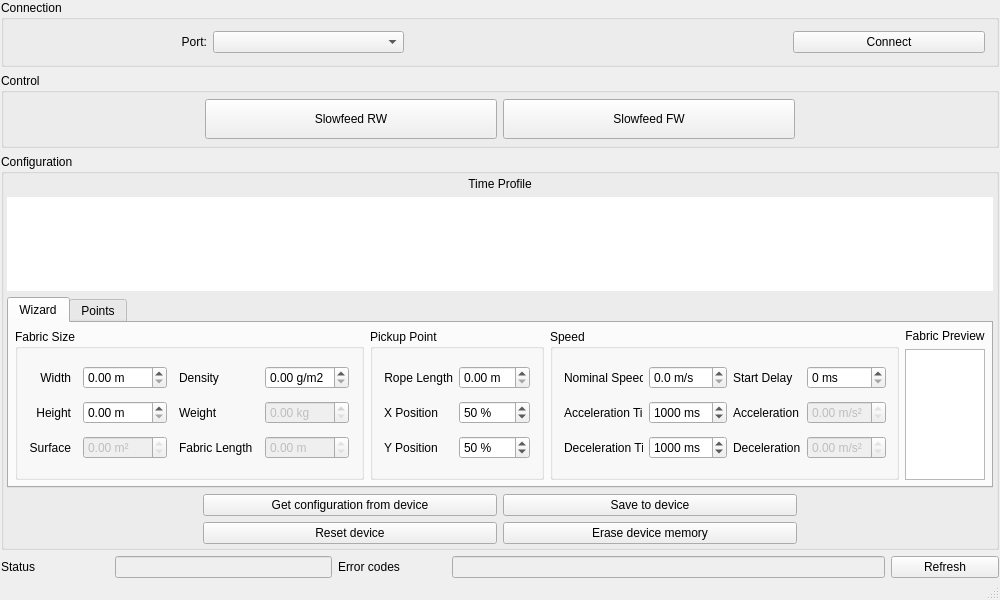
<?xml version="1.0" encoding="UTF-8"?>
<ui version="4.0">
 <class>MainWindow</class>
 <widget class="QMainWindow" name="MainWindow">
  <property name="windowModality">
   <enum>Qt::NonModal</enum>
  </property>
  <property name="enabled">
   <bool>true</bool>
  </property>
  <property name="geometry">
   <rect>
    <x>0</x>
    <y>0</y>
    <width>1000</width>
    <height>600</height>
   </rect>
  </property>
  <property name="minimumSize">
   <size>
    <width>1000</width>
    <height>541</height>
   </size>
  </property>
  <property name="palette">
   <palette>
    <active/>
    <inactive/>
    <disabled/>
   </palette>
  </property>
  <property name="windowTitle">
   <string>MainWindow</string>
  </property>
  <property name="styleSheet">
   <string notr="true"/>
  </property>
  <widget class="QWidget" name="centralWidget">
   <property name="sizePolicy">
    <sizepolicy hsizetype="Minimum" vsizetype="Minimum">
     <horstretch>0</horstretch>
     <verstretch>0</verstretch>
    </sizepolicy>
   </property>
   <layout class="QGridLayout" name="gridLayout_3">
    <property name="leftMargin">
     <number>0</number>
    </property>
    <property name="topMargin">
     <number>0</number>
    </property>
    <property name="rightMargin">
     <number>0</number>
    </property>
    <property name="bottomMargin">
     <number>0</number>
    </property>
    <item row="0" column="0">
     <layout class="QVBoxLayout" name="mainLayout">
      <property name="leftMargin">
       <number>1</number>
      </property>
      <property name="rightMargin">
       <number>1</number>
      </property>
      <item>
       <widget class="QGroupBox" name="connectionGroup">
        <property name="title">
         <string>Connection</string>
        </property>
        <layout class="QHBoxLayout" name="horizontalLayout" stretch="1,1,2,1">
         <item>
          <widget class="QLabel" name="portLabel">
           <property name="minimumSize">
            <size>
             <width>42</width>
             <height>13</height>
            </size>
           </property>
           <property name="text">
            <string>Port:</string>
           </property>
           <property name="alignment">
            <set>Qt::AlignRight|Qt::AlignTrailing|Qt::AlignVCenter</set>
           </property>
          </widget>
         </item>
         <item>
          <widget class="QComboBox" name="portCombo"/>
         </item>
         <item>
          <spacer name="horizontalSpacer">
           <property name="orientation">
            <enum>Qt::Horizontal</enum>
           </property>
           <property name="sizeType">
            <enum>QSizePolicy::Minimum</enum>
           </property>
           <property name="sizeHint" stdset="0">
            <size>
             <width>154</width>
             <height>20</height>
            </size>
           </property>
          </spacer>
         </item>
         <item>
          <widget class="QPushButton" name="connectButton">
           <property name="text">
            <string>Connect</string>
           </property>
          </widget>
         </item>
        </layout>
       </widget>
      </item>
      <item>
       <widget class="QGroupBox" name="controlGroup">
        <property name="minimumSize">
         <size>
          <width>0</width>
          <height>0</height>
         </size>
        </property>
        <property name="title">
         <string>Control</string>
        </property>
        <layout class="QHBoxLayout" name="horizontalLayout_2" stretch="2,3,3,2">
         <property name="leftMargin">
          <number>6</number>
         </property>
         <property name="topMargin">
          <number>6</number>
         </property>
         <property name="rightMargin">
          <number>6</number>
         </property>
         <property name="bottomMargin">
          <number>6</number>
         </property>
         <item>
          <spacer name="horizontalSpacer_2">
           <property name="orientation">
            <enum>Qt::Horizontal</enum>
           </property>
           <property name="sizeHint" stdset="0">
            <size>
             <width>40</width>
             <height>20</height>
            </size>
           </property>
          </spacer>
         </item>
         <item>
          <widget class="QPushButton" name="slowfeedRewindButton">
           <property name="sizePolicy">
            <sizepolicy hsizetype="Minimum" vsizetype="Fixed">
             <horstretch>0</horstretch>
             <verstretch>0</verstretch>
            </sizepolicy>
           </property>
           <property name="minimumSize">
            <size>
             <width>0</width>
             <height>40</height>
            </size>
           </property>
           <property name="text">
            <string>Slowfeed RW</string>
           </property>
           <property name="checkable">
            <bool>false</bool>
           </property>
           <property name="flat">
            <bool>false</bool>
           </property>
          </widget>
         </item>
         <item>
          <widget class="QPushButton" name="slowfeedForwardButton">
           <property name="minimumSize">
            <size>
             <width>0</width>
             <height>40</height>
            </size>
           </property>
           <property name="text">
            <string>Slowfeed FW</string>
           </property>
          </widget>
         </item>
         <item>
          <spacer name="horizontalSpacer_3">
           <property name="orientation">
            <enum>Qt::Horizontal</enum>
           </property>
           <property name="sizeHint" stdset="0">
            <size>
             <width>40</width>
             <height>20</height>
            </size>
           </property>
          </spacer>
         </item>
        </layout>
       </widget>
      </item>
      <item>
       <widget class="QGroupBox" name="configGroup">
        <property name="sizePolicy">
         <sizepolicy hsizetype="MinimumExpanding" vsizetype="Preferred">
          <horstretch>0</horstretch>
          <verstretch>0</verstretch>
         </sizepolicy>
        </property>
        <property name="minimumSize">
         <size>
          <width>850</width>
          <height>0</height>
         </size>
        </property>
        <property name="title">
         <string>Configuration</string>
        </property>
        <layout class="QVBoxLayout" name="verticalLayout">
         <property name="leftMargin">
          <number>3</number>
         </property>
         <property name="topMargin">
          <number>3</number>
         </property>
         <property name="rightMargin">
          <number>3</number>
         </property>
         <property name="bottomMargin">
          <number>3</number>
         </property>
         <item>
          <layout class="QGridLayout" name="gridLayout_7" rowstretch="0,0">
           <property name="horizontalSpacing">
            <number>6</number>
           </property>
           <item row="0" column="0">
            <widget class="QLabel" name="label">
             <property name="sizePolicy">
              <sizepolicy hsizetype="Preferred" vsizetype="Preferred">
               <horstretch>0</horstretch>
               <verstretch>0</verstretch>
              </sizepolicy>
             </property>
             <property name="text">
              <string>Time Profile</string>
             </property>
             <property name="alignment">
              <set>Qt::AlignCenter</set>
             </property>
            </widget>
           </item>
           <item row="1" column="0">
            <widget class="QGraphicsView" name="profileView">
             <property name="sizePolicy">
              <sizepolicy hsizetype="MinimumExpanding" vsizetype="MinimumExpanding">
               <horstretch>0</horstretch>
               <verstretch>0</verstretch>
              </sizepolicy>
             </property>
             <property name="layoutDirection">
              <enum>Qt::LeftToRight</enum>
             </property>
             <property name="styleSheet">
              <string notr="true"/>
             </property>
             <property name="frameShape">
              <enum>QFrame::NoFrame</enum>
             </property>
             <property name="frameShadow">
              <enum>QFrame::Plain</enum>
             </property>
             <property name="lineWidth">
              <number>2</number>
             </property>
             <property name="verticalScrollBarPolicy">
              <enum>Qt::ScrollBarAlwaysOff</enum>
             </property>
             <property name="horizontalScrollBarPolicy">
              <enum>Qt::ScrollBarAlwaysOff</enum>
             </property>
             <property name="sizeAdjustPolicy">
              <enum>QAbstractScrollArea::AdjustToContents</enum>
             </property>
             <property name="sceneRect">
              <rectf>
               <x>0.000000000000000</x>
               <y>0.000000000000000</y>
               <width>0.000000000000000</width>
               <height>0.000000000000000</height>
              </rectf>
             </property>
             <property name="alignment">
              <set>Qt::AlignBottom|Qt::AlignLeading|Qt::AlignLeft</set>
             </property>
             <property name="renderHints">
              <set>QPainter::Antialiasing|QPainter::HighQualityAntialiasing|QPainter::SmoothPixmapTransform|QPainter::TextAntialiasing</set>
             </property>
             <property name="resizeAnchor">
              <enum>QGraphicsView::AnchorViewCenter</enum>
             </property>
            </widget>
           </item>
          </layout>
         </item>
         <item>
          <layout class="QHBoxLayout" name="horizontalLayout_4">
           <property name="bottomMargin">
            <number>0</number>
           </property>
           <item>
            <widget class="QTabWidget" name="tabWidget">
             <property name="sizePolicy">
              <sizepolicy hsizetype="Expanding" vsizetype="MinimumExpanding">
               <horstretch>0</horstretch>
               <verstretch>0</verstretch>
              </sizepolicy>
             </property>
             <property name="minimumSize">
              <size>
               <width>0</width>
               <height>50</height>
              </size>
             </property>
             <property name="currentIndex">
              <number>0</number>
             </property>
             <widget class="QWidget" name="wizardTab">
              <property name="sizePolicy">
               <sizepolicy hsizetype="Preferred" vsizetype="MinimumExpanding">
                <horstretch>0</horstretch>
                <verstretch>0</verstretch>
               </sizepolicy>
              </property>
              <property name="minimumSize">
               <size>
                <width>0</width>
                <height>100</height>
               </size>
              </property>
              <property name="accessibleName">
               <string/>
              </property>
              <attribute name="title">
               <string>Wizard</string>
              </attribute>
              <layout class="QGridLayout" name="gridLayout_8">
               <property name="leftMargin">
                <number>6</number>
               </property>
               <property name="topMargin">
                <number>6</number>
               </property>
               <property name="rightMargin">
                <number>6</number>
               </property>
               <property name="bottomMargin">
                <number>6</number>
               </property>
               <property name="spacing">
                <number>6</number>
               </property>
               <item row="0" column="6">
                <widget class="QLabel" name="label_2">
                 <property name="text">
                  <string>Fabric Preview</string>
                 </property>
                 <property name="alignment">
                  <set>Qt::AlignCenter</set>
                 </property>
                </widget>
               </item>
               <item row="1" column="6">
                <widget class="QGraphicsView" name="fabricView">
                 <property name="lineWidth">
                  <number>2</number>
                 </property>
                 <property name="verticalScrollBarPolicy">
                  <enum>Qt::ScrollBarAlwaysOff</enum>
                 </property>
                 <property name="horizontalScrollBarPolicy">
                  <enum>Qt::ScrollBarAlwaysOff</enum>
                 </property>
                 <property name="sizeAdjustPolicy">
                  <enum>QAbstractScrollArea::AdjustToContents</enum>
                 </property>
                </widget>
               </item>
               <item row="0" column="5" rowspan="2">
                <widget class="QGroupBox" name="speedGroupBox">
                 <property name="minimumSize">
                  <size>
                   <width>0</width>
                   <height>100</height>
                  </size>
                 </property>
                 <property name="title">
                  <string>Speed</string>
                 </property>
                 <layout class="QGridLayout" name="_2">
                  <item row="2" column="0">
                   <widget class="QLabel" name="decelerationTimeLabel">
                    <property name="text">
                     <string>Deceleration Time</string>
                    </property>
                   </widget>
                  </item>
                  <item row="2" column="2">
                   <widget class="QLabel" name="decelerationLabel">
                    <property name="text">
                     <string>Deceleration</string>
                    </property>
                   </widget>
                  </item>
                  <item row="2" column="3">
                   <widget class="QDoubleSpinBox" name="decelerationDoubleSpinBox">
                    <property name="enabled">
                     <bool>false</bool>
                    </property>
                    <property name="readOnly">
                     <bool>true</bool>
                    </property>
                    <property name="suffix">
                     <string> m/s²</string>
                    </property>
                   </widget>
                  </item>
                  <item row="1" column="3">
                   <widget class="QDoubleSpinBox" name="accelerationDoubleSpinBox">
                    <property name="enabled">
                     <bool>false</bool>
                    </property>
                    <property name="readOnly">
                     <bool>true</bool>
                    </property>
                    <property name="suffix">
                     <string> m/s²</string>
                    </property>
                   </widget>
                  </item>
                  <item row="1" column="2">
                   <widget class="QLabel" name="accelerationLabel">
                    <property name="text">
                     <string>Acceleration</string>
                    </property>
                   </widget>
                  </item>
                  <item row="1" column="0">
                   <widget class="QLabel" name="accelerationTimeLabel">
                    <property name="text">
                     <string>Acceleration Time</string>
                    </property>
                   </widget>
                  </item>
                  <item row="0" column="0">
                   <widget class="QLabel" name="nominalSpeedLabel">
                    <property name="text">
                     <string>Nominal Speed</string>
                    </property>
                   </widget>
                  </item>
                  <item row="0" column="1">
                   <widget class="QDoubleSpinBox" name="nominalSpeedDoubleSpinBox">
                    <property name="suffix">
                     <string> m/s</string>
                    </property>
                    <property name="decimals">
                     <number>1</number>
                    </property>
                    <property name="maximum">
                     <double>50.000000000000000</double>
                    </property>
                   </widget>
                  </item>
                  <item row="0" column="2">
                   <widget class="QLabel" name="startDelayLabel">
                    <property name="text">
                     <string>Start Delay</string>
                    </property>
                   </widget>
                  </item>
                  <item row="0" column="3">
                   <widget class="QSpinBox" name="startDelaySpinBox">
                    <property name="suffix">
                     <string> ms</string>
                    </property>
                    <property name="maximum">
                     <number>10000</number>
                    </property>
                    <property name="singleStep">
                     <number>50</number>
                    </property>
                   </widget>
                  </item>
                  <item row="2" column="1">
                   <widget class="QSpinBox" name="decelerationTimeSpinBox">
                    <property name="suffix">
                     <string> ms</string>
                    </property>
                    <property name="minimum">
                     <number>1</number>
                    </property>
                    <property name="maximum">
                     <number>10000</number>
                    </property>
                    <property name="singleStep">
                     <number>100</number>
                    </property>
                    <property name="value">
                     <number>1000</number>
                    </property>
                   </widget>
                  </item>
                  <item row="1" column="1">
                   <widget class="QSpinBox" name="accelerationTimeSpinBox">
                    <property name="suffix">
                     <string> ms</string>
                    </property>
                    <property name="minimum">
                     <number>1</number>
                    </property>
                    <property name="maximum">
                     <number>10000</number>
                    </property>
                    <property name="singleStep">
                     <number>100</number>
                    </property>
                    <property name="value">
                     <number>1000</number>
                    </property>
                   </widget>
                  </item>
                 </layout>
                </widget>
               </item>
               <item row="0" column="4" rowspan="2">
                <widget class="QGroupBox" name="pickupPointGroupBox">
                 <property name="minimumSize">
                  <size>
                   <width>0</width>
                   <height>100</height>
                  </size>
                 </property>
                 <property name="title">
                  <string>Pickup Point</string>
                 </property>
                 <layout class="QGridLayout" name="gridLayout_4">
                  <property name="horizontalSpacing">
                   <number>6</number>
                  </property>
                  <item row="0" column="0">
                   <widget class="QLabel" name="cableLengthLabel">
                    <property name="text">
                     <string>Rope Length</string>
                    </property>
                    <property name="alignment">
                     <set>Qt::AlignRight|Qt::AlignTrailing|Qt::AlignVCenter</set>
                    </property>
                   </widget>
                  </item>
                  <item row="0" column="1">
                   <widget class="QDoubleSpinBox" name="cableLengthDoubleSpinBox">
                    <property name="suffix">
                     <string> m</string>
                    </property>
                    <property name="maximum">
                     <double>50.000000000000000</double>
                    </property>
                   </widget>
                  </item>
                  <item row="1" column="0">
                   <widget class="QLabel" name="pickupPointXLabel">
                    <property name="text">
                     <string>X Position</string>
                    </property>
                   </widget>
                  </item>
                  <item row="1" column="1">
                   <widget class="QSpinBox" name="pickupPointXSpinBox">
                    <property name="suffix">
                     <string> %</string>
                    </property>
                    <property name="prefix">
                     <string/>
                    </property>
                    <property name="maximum">
                     <number>100</number>
                    </property>
                    <property name="singleStep">
                     <number>5</number>
                    </property>
                    <property name="value">
                     <number>50</number>
                    </property>
                   </widget>
                  </item>
                  <item row="2" column="0">
                   <widget class="QLabel" name="pickupPointYLabel">
                    <property name="text">
                     <string>Y Position</string>
                    </property>
                   </widget>
                  </item>
                  <item row="2" column="1">
                   <widget class="QSpinBox" name="pickupPointYSpinBox">
                    <property name="suffix">
                     <string> %</string>
                    </property>
                    <property name="maximum">
                     <number>100</number>
                    </property>
                    <property name="singleStep">
                     <number>5</number>
                    </property>
                    <property name="value">
                     <number>50</number>
                    </property>
                   </widget>
                  </item>
                 </layout>
                </widget>
               </item>
               <item row="0" column="1" rowspan="2">
                <widget class="QGroupBox" name="fabricSizeGroupBox">
                 <property name="title">
                  <string>Fabric Size</string>
                 </property>
                 <layout class="QGridLayout" name="gridLayout_2" columnstretch="1,1,1,1">
                  <property name="horizontalSpacing">
                   <number>12</number>
                  </property>
                  <property name="verticalSpacing">
                   <number>6</number>
                  </property>
                  <item row="0" column="2">
                   <widget class="QLabel" name="fabricGrammageLabel">
                    <property name="text">
                     <string>Density</string>
                    </property>
                   </widget>
                  </item>
                  <item row="0" column="0">
                   <widget class="QLabel" name="fabricWidthLabel">
                    <property name="text">
                     <string>Width</string>
                    </property>
                    <property name="alignment">
                     <set>Qt::AlignRight|Qt::AlignTrailing|Qt::AlignVCenter</set>
                    </property>
                   </widget>
                  </item>
                  <item row="0" column="1">
                   <widget class="QDoubleSpinBox" name="fabricWidthDoubleSpinBox">
                    <property name="suffix">
                     <string> m</string>
                    </property>
                    <property name="maximum">
                     <double>50.000000000000000</double>
                    </property>
                   </widget>
                  </item>
                  <item row="2" column="0">
                   <widget class="QLabel" name="fabricSurfaceLabel">
                    <property name="text">
                     <string>Surface</string>
                    </property>
                    <property name="alignment">
                     <set>Qt::AlignRight|Qt::AlignTrailing|Qt::AlignVCenter</set>
                    </property>
                   </widget>
                  </item>
                  <item row="1" column="0">
                   <widget class="QLabel" name="fabricHeighLabel">
                    <property name="text">
                     <string>Height</string>
                    </property>
                    <property name="alignment">
                     <set>Qt::AlignRight|Qt::AlignTrailing|Qt::AlignVCenter</set>
                    </property>
                   </widget>
                  </item>
                  <item row="1" column="1">
                   <widget class="QDoubleSpinBox" name="fabricHeightDoubleSpinBox">
                    <property name="suffix">
                     <string> m</string>
                    </property>
                    <property name="maximum">
                     <double>50.000000000000000</double>
                    </property>
                   </widget>
                  </item>
                  <item row="2" column="1">
                   <widget class="QDoubleSpinBox" name="fabricSurfaceDoubleSpinBox">
                    <property name="enabled">
                     <bool>false</bool>
                    </property>
                    <property name="readOnly">
                     <bool>true</bool>
                    </property>
                    <property name="suffix">
                     <string> m²</string>
                    </property>
                    <property name="decimals">
                     <number>2</number>
                    </property>
                    <property name="maximum">
                     <double>2500.000000000000000</double>
                    </property>
                    <property name="singleStep">
                     <double>10.000000000000000</double>
                    </property>
                   </widget>
                  </item>
                  <item row="0" column="3">
                   <widget class="QDoubleSpinBox" name="fabricDensityDoubleSpinBox">
                    <property name="suffix">
                     <string> g/m2</string>
                    </property>
                    <property name="maximum">
                     <double>999.899999999999977</double>
                    </property>
                   </widget>
                  </item>
                  <item row="1" column="3">
                   <widget class="QDoubleSpinBox" name="fabricWeightDoubleSpinBox">
                    <property name="enabled">
                     <bool>false</bool>
                    </property>
                    <property name="suffix">
                     <string> kg</string>
                    </property>
                   </widget>
                  </item>
                  <item row="1" column="2">
                   <widget class="QLabel" name="fabricWeightLabel">
                    <property name="text">
                     <string>Weight</string>
                    </property>
                   </widget>
                  </item>
                  <item row="2" column="3">
                   <widget class="QDoubleSpinBox" name="fabricLengthDoubleSpinBox">
                    <property name="enabled">
                     <bool>false</bool>
                    </property>
                    <property name="readOnly">
                     <bool>true</bool>
                    </property>
                    <property name="suffix">
                     <string> m</string>
                    </property>
                    <property name="decimals">
                     <number>2</number>
                    </property>
                    <property name="maximum">
                     <double>100.000000000000000</double>
                    </property>
                    <property name="singleStep">
                     <double>10.000000000000000</double>
                    </property>
                   </widget>
                  </item>
                  <item row="2" column="2">
                   <widget class="QLabel" name="fabricLengthLabel">
                    <property name="text">
                     <string>Fabric Length</string>
                    </property>
                   </widget>
                  </item>
                 </layout>
                </widget>
               </item>
              </layout>
             </widget>
             <widget class="QWidget" name="pointsTab">
              <attribute name="title">
               <string>Points</string>
              </attribute>
              <layout class="QGridLayout" name="gridLayout">
               <item row="0" column="0">
                <widget class="QLabel" name="x1Label">
                 <property name="layoutDirection">
                  <enum>Qt::LeftToRight</enum>
                 </property>
                 <property name="text">
                  <string>Start time</string>
                 </property>
                 <property name="alignment">
                  <set>Qt::AlignRight|Qt::AlignTrailing|Qt::AlignVCenter</set>
                 </property>
                </widget>
               </item>
               <item row="0" column="1">
                <widget class="QSpinBox" name="x1SpinBox">
                 <property name="styleSheet">
                  <string notr="true"/>
                 </property>
                 <property name="suffix">
                  <string extracomment="milliseconds"> ms</string>
                 </property>
                 <property name="maximum">
                  <number>20000</number>
                 </property>
                 <property name="singleStep">
                  <number>100</number>
                 </property>
                </widget>
               </item>
               <item row="1" column="0">
                <widget class="QLabel" name="x2Label">
                 <property name="text">
                  <string>X time</string>
                 </property>
                 <property name="alignment">
                  <set>Qt::AlignRight|Qt::AlignTrailing|Qt::AlignVCenter</set>
                 </property>
                </widget>
               </item>
               <item row="1" column="1">
                <widget class="QSpinBox" name="x2SpinBox">
                 <property name="suffix">
                  <string extracomment="milliseconds"> ms</string>
                 </property>
                 <property name="maximum">
                  <number>20000</number>
                 </property>
                 <property name="singleStep">
                  <number>100</number>
                 </property>
                </widget>
               </item>
               <item row="1" column="2">
                <widget class="QLabel" name="y2Label">
                 <property name="text">
                  <string>X speed</string>
                 </property>
                 <property name="alignment">
                  <set>Qt::AlignRight|Qt::AlignTrailing|Qt::AlignVCenter</set>
                 </property>
                </widget>
               </item>
               <item row="1" column="3">
                <widget class="QSpinBox" name="y2SpinBox">
                 <property name="suffix">
                  <string>%</string>
                 </property>
                 <property name="maximum">
                  <number>100</number>
                 </property>
                </widget>
               </item>
               <item row="2" column="0">
                <widget class="QLabel" name="x3Label">
                 <property name="text">
                  <string>Y time</string>
                 </property>
                 <property name="alignment">
                  <set>Qt::AlignRight|Qt::AlignTrailing|Qt::AlignVCenter</set>
                 </property>
                </widget>
               </item>
               <item row="2" column="1">
                <widget class="QSpinBox" name="x3SpinBox">
                 <property name="cursor">
                  <cursorShape>ArrowCursor</cursorShape>
                 </property>
                 <property name="suffix">
                  <string extracomment="milliseconds"> ms</string>
                 </property>
                 <property name="maximum">
                  <number>20000</number>
                 </property>
                 <property name="singleStep">
                  <number>100</number>
                 </property>
                </widget>
               </item>
               <item row="2" column="2">
                <widget class="QLabel" name="y3Label">
                 <property name="text">
                  <string>Y speed</string>
                 </property>
                 <property name="alignment">
                  <set>Qt::AlignRight|Qt::AlignTrailing|Qt::AlignVCenter</set>
                 </property>
                </widget>
               </item>
               <item row="2" column="3">
                <widget class="QSpinBox" name="y3SpinBox">
                 <property name="suffix">
                  <string>%</string>
                 </property>
                 <property name="maximum">
                  <number>100</number>
                 </property>
                </widget>
               </item>
               <item row="3" column="0">
                <widget class="QLabel" name="x4Label">
                 <property name="text">
                  <string>Z time</string>
                 </property>
                 <property name="alignment">
                  <set>Qt::AlignRight|Qt::AlignTrailing|Qt::AlignVCenter</set>
                 </property>
                </widget>
               </item>
               <item row="3" column="1">
                <widget class="QSpinBox" name="x4SpinBox">
                 <property name="suffix">
                  <string extracomment="milliseconds"> ms</string>
                 </property>
                 <property name="prefix">
                  <string/>
                 </property>
                 <property name="maximum">
                  <number>20000</number>
                 </property>
                 <property name="singleStep">
                  <number>100</number>
                 </property>
                </widget>
               </item>
               <item row="3" column="2">
                <widget class="QLabel" name="y4Label">
                 <property name="text">
                  <string>Z speed</string>
                 </property>
                 <property name="alignment">
                  <set>Qt::AlignRight|Qt::AlignTrailing|Qt::AlignVCenter</set>
                 </property>
                </widget>
               </item>
               <item row="3" column="3">
                <widget class="QSpinBox" name="y4SpinBox">
                 <property name="suffix">
                  <string>%</string>
                 </property>
                 <property name="maximum">
                  <number>100</number>
                 </property>
                </widget>
               </item>
               <item row="4" column="0">
                <widget class="QLabel" name="x5Label">
                 <property name="text">
                  <string>Stop time</string>
                 </property>
                 <property name="alignment">
                  <set>Qt::AlignRight|Qt::AlignTrailing|Qt::AlignVCenter</set>
                 </property>
                </widget>
               </item>
               <item row="4" column="1">
                <widget class="QSpinBox" name="x5SpinBox">
                 <property name="suffix">
                  <string extracomment="milliseconds"> ms</string>
                 </property>
                 <property name="maximum">
                  <number>20000</number>
                 </property>
                 <property name="singleStep">
                  <number>100</number>
                 </property>
                </widget>
               </item>
              </layout>
             </widget>
            </widget>
           </item>
          </layout>
         </item>
         <item>
          <layout class="QGridLayout" name="gridLayout_5" columnstretch="2,3,3,2">
           <property name="topMargin">
            <number>0</number>
           </property>
           <property name="horizontalSpacing">
            <number>6</number>
           </property>
           <item row="0" column="2">
            <widget class="QPushButton" name="saveConfigButton">
             <property name="text">
              <string>Save to device</string>
             </property>
            </widget>
           </item>
           <item row="0" column="1">
            <widget class="QPushButton" name="getConfigButton">
             <property name="styleSheet">
              <string notr="true"/>
             </property>
             <property name="text">
              <string>Get configuration from device</string>
             </property>
            </widget>
           </item>
           <item row="1" column="1">
            <widget class="QPushButton" name="resetButton">
             <property name="text">
              <string>Reset device</string>
             </property>
            </widget>
           </item>
           <item row="1" column="2">
            <widget class="QPushButton" name="eraseButton">
             <property name="text">
              <string>Erase device memory</string>
             </property>
             <property name="flat">
              <bool>false</bool>
             </property>
            </widget>
           </item>
           <item row="1" column="0">
            <spacer name="horizontalSpacer_4">
             <property name="orientation">
              <enum>Qt::Horizontal</enum>
             </property>
             <property name="sizeHint" stdset="0">
              <size>
               <width>40</width>
               <height>20</height>
              </size>
             </property>
            </spacer>
           </item>
           <item row="1" column="3">
            <spacer name="horizontalSpacer_5">
             <property name="orientation">
              <enum>Qt::Horizontal</enum>
             </property>
             <property name="sizeHint" stdset="0">
              <size>
               <width>40</width>
               <height>20</height>
              </size>
             </property>
            </spacer>
           </item>
          </layout>
         </item>
        </layout>
       </widget>
      </item>
      <item>
       <layout class="QHBoxLayout" name="horizontalLayout_3" stretch="1,2,1,4,1">
        <property name="topMargin">
         <number>0</number>
        </property>
        <property name="bottomMargin">
         <number>0</number>
        </property>
        <item>
         <widget class="QLabel" name="statusLabel">
          <property name="text">
           <string>Status</string>
          </property>
         </widget>
        </item>
        <item>
         <widget class="QLineEdit" name="statusLineEdit">
          <property name="enabled">
           <bool>false</bool>
          </property>
          <property name="cursor">
           <cursorShape>ForbiddenCursor</cursorShape>
          </property>
          <property name="focusPolicy">
           <enum>Qt::NoFocus</enum>
          </property>
          <property name="readOnly">
           <bool>true</bool>
          </property>
         </widget>
        </item>
        <item>
         <widget class="QLabel" name="errorLabel">
          <property name="text">
           <string>Error codes</string>
          </property>
         </widget>
        </item>
        <item>
         <widget class="QLineEdit" name="errorLineEdit">
          <property name="enabled">
           <bool>false</bool>
          </property>
          <property name="cursor">
           <cursorShape>ForbiddenCursor</cursorShape>
          </property>
          <property name="mouseTracking">
           <bool>false</bool>
          </property>
          <property name="focusPolicy">
           <enum>Qt::NoFocus</enum>
          </property>
          <property name="readOnly">
           <bool>true</bool>
          </property>
         </widget>
        </item>
        <item>
         <widget class="QPushButton" name="statusButton">
          <property name="text">
           <string>Refresh</string>
          </property>
         </widget>
        </item>
       </layout>
      </item>
     </layout>
    </item>
   </layout>
  </widget>
  <widget class="QStatusBar" name="statusBar"/>
  <action name="actionQuit">
   <property name="icon">
    <iconset theme="quit">
     <normaloff>.</normaloff>.</iconset>
   </property>
   <property name="text">
    <string>Quit</string>
   </property>
   <property name="shortcut">
    <string>Ctrl+Q</string>
   </property>
  </action>
  <action name="actionLoad_from_file">
   <property name="text">
    <string>Load from file...</string>
   </property>
  </action>
  <action name="actionSave_to_file">
   <property name="text">
    <string>Save to file...</string>
   </property>
  </action>
 </widget>
 <layoutdefault spacing="6" margin="11"/>
 <tabstops>
  <tabstop>portCombo</tabstop>
  <tabstop>connectButton</tabstop>
  <tabstop>slowfeedRewindButton</tabstop>
  <tabstop>slowfeedForwardButton</tabstop>
  <tabstop>profileView</tabstop>
  <tabstop>x1SpinBox</tabstop>
  <tabstop>x2SpinBox</tabstop>
  <tabstop>y2SpinBox</tabstop>
  <tabstop>x3SpinBox</tabstop>
  <tabstop>y3SpinBox</tabstop>
  <tabstop>x4SpinBox</tabstop>
  <tabstop>y4SpinBox</tabstop>
  <tabstop>x5SpinBox</tabstop>
  <tabstop>getConfigButton</tabstop>
  <tabstop>saveConfigButton</tabstop>
  <tabstop>resetButton</tabstop>
  <tabstop>eraseButton</tabstop>
  <tabstop>statusButton</tabstop>
  <tabstop>fabricWidthDoubleSpinBox</tabstop>
  <tabstop>fabricHeightDoubleSpinBox</tabstop>
  <tabstop>cableLengthDoubleSpinBox</tabstop>
  <tabstop>pickupPointXSpinBox</tabstop>
  <tabstop>pickupPointYSpinBox</tabstop>
  <tabstop>nominalSpeedDoubleSpinBox</tabstop>
  <tabstop>startDelaySpinBox</tabstop>
  <tabstop>accelerationTimeSpinBox</tabstop>
  <tabstop>decelerationTimeSpinBox</tabstop>
  <tabstop>accelerationDoubleSpinBox</tabstop>
  <tabstop>decelerationDoubleSpinBox</tabstop>
 </tabstops>
 <resources/>
 <connections/>
</ui>
